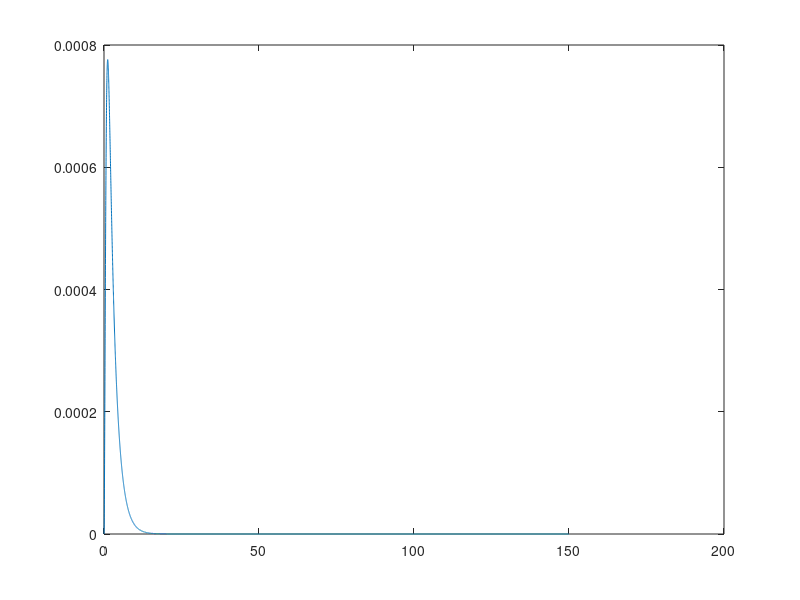

MATLAB code for this plot:
A=[0 0 -4;1 0 -11;0 1 -6];
B=[5;1;2];
C=[0 0 1];
 D=[0];
x0=[0.01 0 0];
poles=eig(A);
%real part should be on left side===>stable system
p1=poles(1,1);
p2=poles(2);
p3=poles(3);
t=0:0.01:150;
u=zeros(size(t));
% sys=ss(A,B,C,D);
K=acker(A,B,[p1 p2 p3]);
sys_cl=ss(A-B*K,B,C,D);
[y,t,x]=lsim(sys_cl,u,t,x0);
plot(t,y)
cntrl=rank(ctrb(sys_cl));
fprintf("The rank of the controlled matrix is %d",cntrl)


